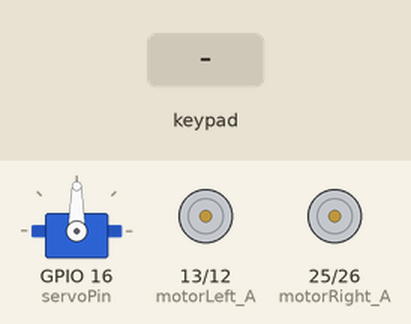
This sketch was run on a simulated ESP32. On the bench: servo, motor-driver pin pairs drawn as motors (green arrow = first pin HIGH = forward, orange = second pin HIGH = backward, longer = more drive). The inputs (shaded band) are chosen by the test bench. Nothing arrives over Bluetooth unless stated; what the sketch prints to the serial monitor is not drawn.

Above: at 1.2 s.
1.3 s: key 'U' pressed
At 1.53 s:
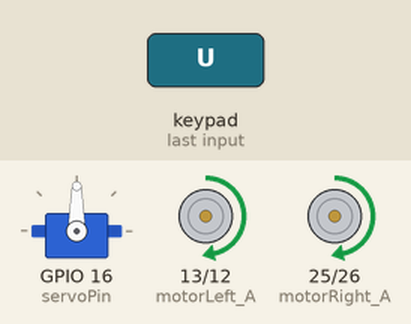
3.2 s: key 'D' pressed
At 3.43 s:
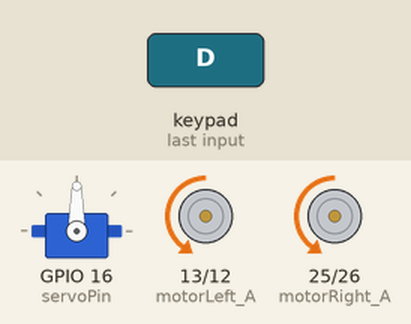
5.1 s: key 'L' pressed
At 5.33 s:
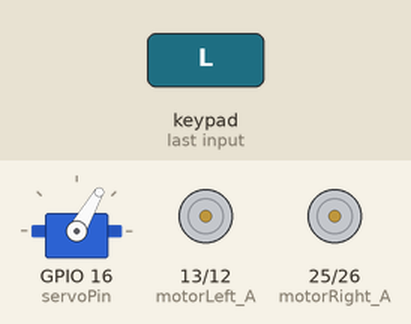
7.0 s: key 'R' pressed
At 7.23 s:
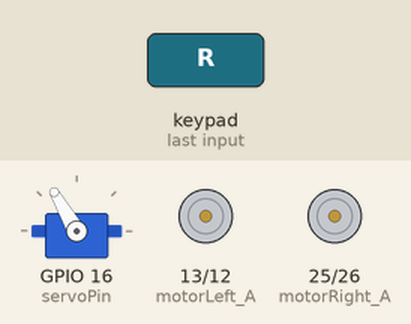
Timing chart, 0 to 9.9 s (numbered marks = the images above; inputs shaded):
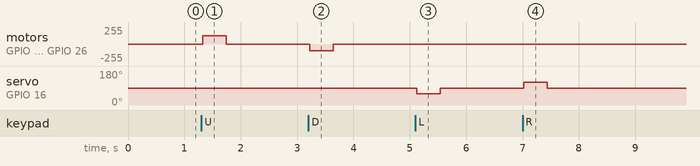

The sketch:

basic_control_joystick.ino
```cpp
/*********
 Electric (EV) & Autonomous vehicle (AV) module kit
 By FABLab Bangkok
*********/

#include <Ps3Controller.h>
#include <ESP32Servo.h>
int player = 3;   // Variables for changinh ID player from 1 into 3
int battery = 0;  // Variable of battery
// Define channels for each motor
const int motorLeft_A = 13;   // Motor pin for controlling
const int motorLeft_B = 12;   // Motor pin for controlling
const int motorRight_A = 25;  // Motor pin for controlling
const int motorRight_B = 26;  // Motor pin for controlling
// Variables for left Analog values
int leftX = 0;  // intitial X variable of Left analog button
int leftY = 0;  // intitial Y variable of Left analog button
//min & max range of Analog values
int min_lx = -50;  //
int max_lx = 50;   //
int min_ly = -10;  //
int max_ly = 10;   //
// Variables for right Analog values
int rightX = 0;  // intitial X variable of Right analog button
int rightY = 0;  // intitial Y variable of Right analog button
//min & max range of Analog values
int min_rx = -50;  //
int max_rx = 50;   //
int min_ry = -10;  //
int max_ry = 10;   //
//-----------------------------------------------------------------------------------------
Servo myservo;  // Create servo object to control a servo
int pos = 0;  // Variable to store the servo position
#if defined(CONFIG_IDF_TARGET_ESP32S2) || defined(CONFIG_IDF_TARGET_ESP32S3)
int servoPin = 17;
#elif defined(CONFIG_IDF_TARGET_ESP32C3)
int servoPin = 7;
#else
int servoPin = 16; // Setup Servo Pin
#endif
void setup() {
  Serial.begin(115200);
  Ps3.begin("d0:c6:37:a6:a6:16");  // configurate MAC address of Joystick and ESP32 (Install SixaxisPairTool for equipment mapping) https://www.filehorse.com/download-sixaxispairtool/
  Serial.println("Ready.");
  // Set motor controller pins as outputs
  pinMode(motorLeft_A, OUTPUT);          //  Pin motorA_IN1 as OUTPUT
  pinMode(motorLeft_B, OUTPUT);          //  Pin motorA_IN2 as OUTPUT
  pinMode(motorRight_A, OUTPUT);         //  Pin motorB_IN1 as OUTPUT
  pinMode(motorRight_B, OUTPUT);         //  Pin motorB_IN2 as OUTPUT
  myservo.setPeriodHertz(50);            //  standard 50 hz of servo
  myservo.attach(servoPin, 1000, 2000);  //  attaches the servo on pin 16 to the servo object
  myservo.write(90);                     //  setup servo motor to go to position (0-180 degree) in variable 'pos' (pos=90(Stop), 90 < Pos < 180 (turn right), Pos< 90 (Turn left))
}
void Forward_L(int speed) {
  analogWrite(motorLeft_A, speed);
  analogWrite(motorLeft_B, 0);
}
void Backward_L(int speed) {
  analogWrite(motorLeft_A, 0);
  analogWrite(motorLeft_B, speed);
}
void Forward_R(int speed) {
  analogWrite(motorRight_A, speed);
  analogWrite(motorRight_B, 0);
}
void Backward_R(int speed) {
  analogWrite(motorRight_A, 0);
  analogWrite(motorRight_B, speed);
}
void Stop_R(int speed) {
  analogWrite(motorRight_A, 0);
  analogWrite(motorRight_B, 0);
}
void Stop_L(int speed) {
  analogWrite(motorLeft_A, 0);
  analogWrite(motorLeft_B, 0);
}
void loop() {
   static uint32_t lastSend = 0;
  static bool wasConnected = false;
  const bool connected = Ps3.isConnected();
  if (connected && !wasConnected) {
    Ps3.setPlayer(player);  // set ครั้งเดียวพอ
    Serial.println("PS3 Connected");
  }
  wasConnected = connected;
  // Delay every 50 millisecond
  if (Ps3.isConnected() && millis() - lastSend > 50) {
    battery = Ps3.data.status.battery;  // Measuring battery status
    Serial.print("The controller battery is ");
    if (battery == ps3_status_battery_charging) Serial.println("charging");
    else if (battery == ps3_status_battery_full) Serial.println("FULL");
    else if (battery == ps3_status_battery_high) Serial.println("HIGH");
    else if (battery == ps3_status_battery_low) Serial.println("LOW");
    else if (battery == ps3_status_battery_dying) Serial.println("DYING");
    else if (battery == ps3_status_battery_shutdown) Serial.println("SHUTDOWN");
    else Serial.println("UNDEFINED");
    ///////////////////////////////////Reading Analog Joy ///////////////////////////////////
    // Get Left analog value
    leftX = (Ps3.data.analog.stick.lx);
    leftY = (Ps3.data.analog.stick.ly);
    // Display Left analog values
    Serial.print(leftX);
    Serial.print(", ");
    Serial.print(leftY);
    Serial.print(", ");
    // Get Right analog value
    rightX = (Ps3.data.analog.stick.rx);
    rightY = (Ps3.data.analog.stick.ry);
    // Display Right analog values
    Serial.print(rightX);
    Serial.print(", ");
    Serial.println(rightY);
    //-----------------------------------------------------------------------------------------
    // When joystick and ESP32 board bluetoo connect already, Progran is running
    // Pad UP, DOWN, LEFT, RIGHT
    if (Ps3.data.button.up) {   // Push Pad UP, motor move forward
      Serial.println("forward");
      Forward_L(125);
      Forward_R(125);
    }
    if (Ps3.data.button.down) { // Push Pad Down, motor move backward
      Serial.println("backward");
      Backward_L(100);
      Backward_R(100);
    }
    if (Ps3.data.button.left) { // Push Pad Left, motor turn left
      myservo.write(60);        // setup servo motor moving to position in variable 'pos' and turn lef 30 degree from 90 degree axis
      Serial.println("left");
    }
    if (Ps3.data.button.right) { // Push Pad Right, motor turn right
      myservo.write(120);        // setup servo motor moving to position in variable 'pos' and turn right 30 degree from 90 degree axis
      Serial.println("right");
    }
    if (Ps3.data.button.select) { // Push Pad Select, Choosing mode 1. AI mode 2. Manual mode
      Serial.println("AI mode");
      Forward_L(0);
      Forward_R(0);
    }

    if (!Ps3.data.button.right && !Ps3.data.button.left && !Ps3.data.button.down && !Ps3.data.button.up) {
      Serial.println("stop");  // No pressing, it stop movement
      myservo.write(90);       // setup servo motor stop position in variable 'pos'
      Stop_R(0);
      Stop_L(0);
    }
  }
}
```

Measured:
- after the input at 1.3 s, motor on GPIO 13 (motorLeft_A) / GPIO 12 (motorLeft_B), motor on GPIO 25 (motorRight_A) / GPIO 26 (motorRight_B): stopped → forward 125/255 at once, → stopped 0.42 s later
- after the input at 3.2 s, motor on GPIO 13 (motorLeft_A) / GPIO 12 (motorLeft_B), motor on GPIO 25 (motorRight_A) / GPIO 26 (motorRight_B): stopped → backward 100/255 at once, → stopped 0.42 s later
- after the input at 5.1 s, servo on GPIO 16 (servoPin): 90° → 60° at once, → 90° 0.42 s later
- after the input at 7.0 s, servo on GPIO 16 (servoPin): 90° → 120° at once, → 90° 0.42 s later
